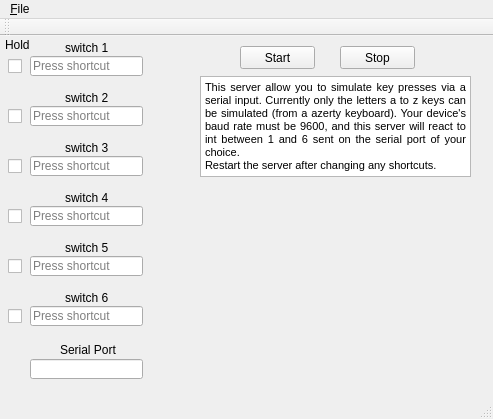
<?xml version="1.0" encoding="UTF-8"?>
<ui version="4.0">
 <class>MainWindow</class>
 <widget class="QMainWindow" name="MainWindow">
  <property name="geometry">
   <rect>
    <x>0</x>
    <y>0</y>
    <width>493</width>
    <height>419</height>
   </rect>
  </property>
  <property name="windowTitle">
   <string>Serial Keyboard Server</string>
  </property>
  <widget class="QWidget" name="centralWidget">
   <widget class="QKeySequenceEdit" name="ShortCut1">
    <property name="geometry">
     <rect>
      <x>30</x>
      <y>20</y>
      <width>113</width>
      <height>20</height>
     </rect>
    </property>
    <property name="keySequence">
     <string/>
    </property>
   </widget>
   <widget class="QPushButton" name="ServerStartButton">
    <property name="geometry">
     <rect>
      <x>240</x>
      <y>10</y>
      <width>75</width>
      <height>23</height>
     </rect>
    </property>
    <property name="text">
     <string>Start</string>
    </property>
   </widget>
   <widget class="QPushButton" name="StopServerButton">
    <property name="geometry">
     <rect>
      <x>340</x>
      <y>10</y>
      <width>75</width>
      <height>23</height>
     </rect>
    </property>
    <property name="text">
     <string>Stop</string>
    </property>
   </widget>
   <widget class="QKeySequenceEdit" name="ShortCut2">
    <property name="geometry">
     <rect>
      <x>30</x>
      <y>70</y>
      <width>113</width>
      <height>20</height>
     </rect>
    </property>
    <property name="keySequence">
     <string/>
    </property>
   </widget>
   <widget class="QKeySequenceEdit" name="ShortCut3">
    <property name="geometry">
     <rect>
      <x>30</x>
      <y>120</y>
      <width>113</width>
      <height>20</height>
     </rect>
    </property>
   </widget>
   <widget class="QKeySequenceEdit" name="ShortCut4">
    <property name="geometry">
     <rect>
      <x>30</x>
      <y>170</y>
      <width>113</width>
      <height>20</height>
     </rect>
    </property>
   </widget>
   <widget class="QKeySequenceEdit" name="ShortCut5">
    <property name="geometry">
     <rect>
      <x>30</x>
      <y>220</y>
      <width>113</width>
      <height>20</height>
     </rect>
    </property>
   </widget>
   <widget class="QKeySequenceEdit" name="ShortCut6">
    <property name="geometry">
     <rect>
      <x>30</x>
      <y>270</y>
      <width>113</width>
      <height>20</height>
     </rect>
    </property>
   </widget>
   <widget class="QLabel" name="labelSW1">
    <property name="geometry">
     <rect>
      <x>65</x>
      <y>5</y>
      <width>47</width>
      <height>13</height>
     </rect>
    </property>
    <property name="text">
     <string>switch 1</string>
    </property>
   </widget>
   <widget class="QLabel" name="labelSW2">
    <property name="geometry">
     <rect>
      <x>65</x>
      <y>55</y>
      <width>47</width>
      <height>13</height>
     </rect>
    </property>
    <property name="text">
     <string>switch 2 </string>
    </property>
   </widget>
   <widget class="QLabel" name="labelSW3">
    <property name="geometry">
     <rect>
      <x>65</x>
      <y>105</y>
      <width>47</width>
      <height>13</height>
     </rect>
    </property>
    <property name="text">
     <string>switch 3</string>
    </property>
   </widget>
   <widget class="QLabel" name="labelSW4">
    <property name="geometry">
     <rect>
      <x>65</x>
      <y>155</y>
      <width>47</width>
      <height>13</height>
     </rect>
    </property>
    <property name="text">
     <string>switch 4</string>
    </property>
   </widget>
   <widget class="QLabel" name="labelSW5">
    <property name="geometry">
     <rect>
      <x>65</x>
      <y>205</y>
      <width>47</width>
      <height>13</height>
     </rect>
    </property>
    <property name="text">
     <string>switch 5</string>
    </property>
   </widget>
   <widget class="QLabel" name="labelSW6">
    <property name="geometry">
     <rect>
      <x>65</x>
      <y>255</y>
      <width>47</width>
      <height>13</height>
     </rect>
    </property>
    <property name="text">
     <string>switch 6</string>
    </property>
   </widget>
   <widget class="QLineEdit" name="PortInput">
    <property name="geometry">
     <rect>
      <x>30</x>
      <y>323</y>
      <width>113</width>
      <height>20</height>
     </rect>
    </property>
   </widget>
   <widget class="QLabel" name="PortInputLbl">
    <property name="geometry">
     <rect>
      <x>60</x>
      <y>304</y>
      <width>91</width>
      <height>20</height>
     </rect>
    </property>
    <property name="text">
     <string>Serial Port</string>
    </property>
   </widget>
   <widget class="QTextBrowser" name="textBrowser">
    <property name="geometry">
     <rect>
      <x>200</x>
      <y>40</y>
      <width>271</width>
      <height>101</height>
     </rect>
    </property>
    <property name="html">
     <string>&lt;!DOCTYPE HTML PUBLIC &quot;-//W3C//DTD HTML 4.0//EN&quot; &quot;http://www.w3.org/TR/REC-html40/strict.dtd&quot;&gt;
&lt;html&gt;&lt;head&gt;&lt;meta name=&quot;qrichtext&quot; content=&quot;1&quot; /&gt;&lt;style type=&quot;text/css&quot;&gt;
p, li { white-space: pre-wrap; }
&lt;/style&gt;&lt;/head&gt;&lt;body style=&quot; font-family:'MS Shell Dlg 2'; font-size:8.25pt; font-weight:400; font-style:normal;&quot;&gt;
&lt;p align=&quot;justify&quot; style=&quot; margin-top:0px; margin-bottom:0px; margin-left:0px; margin-right:0px; -qt-block-indent:0; text-indent:0px;&quot;&gt;This server allow you to simulate key presses via a serial input. Currently only the letters a to z keys can be simulated (from a azerty keyboard). Your device's baud rate must be 9600, and this server will react to int between 1 and 6 sent on the serial port of your choice.&lt;/p&gt;
&lt;p align=&quot;justify&quot; style=&quot; margin-top:0px; margin-bottom:0px; margin-left:0px; margin-right:0px; -qt-block-indent:0; text-indent:0px;&quot;&gt;Restart the server after changing any shortcuts.&lt;/p&gt;&lt;/body&gt;&lt;/html&gt;</string>
    </property>
   </widget>
   <widget class="QWidget" name="verticalLayoutWidget">
    <property name="geometry">
     <rect>
      <x>200</x>
      <y>150</y>
      <width>271</width>
      <height>211</height>
     </rect>
    </property>
    <layout class="QVBoxLayout" name="LayoutTerm"/>
   </widget>
   <widget class="QWidget" name="verticalLayoutWidget_2">
    <property name="geometry">
     <rect>
      <x>150</x>
      <y>20</y>
      <width>21</width>
      <height>21</height>
     </rect>
    </property>
    <layout class="QVBoxLayout" name="LayoutLed1"/>
   </widget>
   <widget class="QWidget" name="verticalLayoutWidget_3">
    <property name="geometry">
     <rect>
      <x>150</x>
      <y>70</y>
      <width>21</width>
      <height>21</height>
     </rect>
    </property>
    <layout class="QVBoxLayout" name="LayoutLed2"/>
   </widget>
   <widget class="QWidget" name="verticalLayoutWidget_4">
    <property name="geometry">
     <rect>
      <x>150</x>
      <y>120</y>
      <width>21</width>
      <height>21</height>
     </rect>
    </property>
    <layout class="QVBoxLayout" name="LayoutLed3"/>
   </widget>
   <widget class="QWidget" name="verticalLayoutWidget_5">
    <property name="geometry">
     <rect>
      <x>150</x>
      <y>170</y>
      <width>21</width>
      <height>21</height>
     </rect>
    </property>
    <layout class="QVBoxLayout" name="LayoutLed4"/>
   </widget>
   <widget class="QWidget" name="verticalLayoutWidget_6">
    <property name="geometry">
     <rect>
      <x>150</x>
      <y>220</y>
      <width>21</width>
      <height>21</height>
     </rect>
    </property>
    <layout class="QVBoxLayout" name="LayoutLed5"/>
   </widget>
   <widget class="QWidget" name="verticalLayoutWidget_7">
    <property name="geometry">
     <rect>
      <x>150</x>
      <y>270</y>
      <width>21</width>
      <height>21</height>
     </rect>
    </property>
    <layout class="QVBoxLayout" name="LayoutLed6"/>
   </widget>
   <widget class="QLabel" name="labelServerStatus">
    <property name="geometry">
     <rect>
      <x>30</x>
      <y>350</y>
      <width>121</width>
      <height>21</height>
     </rect>
    </property>
    <property name="text">
     <string/>
    </property>
   </widget>
   <widget class="QLabel" name="labelHold">
    <property name="geometry">
     <rect>
      <x>5</x>
      <y>2</y>
      <width>47</width>
      <height>13</height>
     </rect>
    </property>
    <property name="text">
     <string>Hold</string>
    </property>
   </widget>
   <widget class="QCheckBox" name="checkBoxSw1">
    <property name="enabled">
     <bool>true</bool>
    </property>
    <property name="geometry">
     <rect>
      <x>8</x>
      <y>22</y>
      <width>70</width>
      <height>17</height>
     </rect>
    </property>
    <property name="text">
     <string/>
    </property>
   </widget>
   <widget class="QCheckBox" name="checkBoxSw2">
    <property name="enabled">
     <bool>true</bool>
    </property>
    <property name="geometry">
     <rect>
      <x>8</x>
      <y>72</y>
      <width>70</width>
      <height>17</height>
     </rect>
    </property>
    <property name="text">
     <string/>
    </property>
   </widget>
   <widget class="QCheckBox" name="checkBoxSw3">
    <property name="enabled">
     <bool>true</bool>
    </property>
    <property name="geometry">
     <rect>
      <x>8</x>
      <y>122</y>
      <width>70</width>
      <height>17</height>
     </rect>
    </property>
    <property name="text">
     <string/>
    </property>
   </widget>
   <widget class="QCheckBox" name="checkBoxSw4">
    <property name="enabled">
     <bool>true</bool>
    </property>
    <property name="geometry">
     <rect>
      <x>8</x>
      <y>172</y>
      <width>70</width>
      <height>17</height>
     </rect>
    </property>
    <property name="text">
     <string/>
    </property>
   </widget>
   <widget class="QCheckBox" name="checkBoxSw5">
    <property name="enabled">
     <bool>true</bool>
    </property>
    <property name="geometry">
     <rect>
      <x>8</x>
      <y>222</y>
      <width>70</width>
      <height>17</height>
     </rect>
    </property>
    <property name="text">
     <string/>
    </property>
   </widget>
   <widget class="QCheckBox" name="checkBoxSw6">
    <property name="enabled">
     <bool>true</bool>
    </property>
    <property name="geometry">
     <rect>
      <x>8</x>
      <y>272</y>
      <width>70</width>
      <height>17</height>
     </rect>
    </property>
    <property name="text">
     <string/>
    </property>
   </widget>
  </widget>
  <widget class="QMenuBar" name="menuBar">
   <property name="geometry">
    <rect>
     <x>0</x>
     <y>0</y>
     <width>493</width>
     <height>21</height>
    </rect>
   </property>
   <widget class="QMenu" name="menu_Filz">
    <property name="title">
     <string>&amp;File</string>
    </property>
    <addaction name="action_Load"/>
    <addaction name="action_Save"/>
   </widget>
   <addaction name="menu_Filz"/>
  </widget>
  <widget class="QToolBar" name="mainToolBar">
   <attribute name="toolBarArea">
    <enum>TopToolBarArea</enum>
   </attribute>
   <attribute name="toolBarBreak">
    <bool>false</bool>
   </attribute>
  </widget>
  <widget class="QStatusBar" name="statusBar"/>
  <action name="action_Load">
   <property name="text">
    <string>&amp;Load</string>
   </property>
  </action>
  <action name="action_Save">
   <property name="text">
    <string>&amp;Save</string>
   </property>
  </action>
 </widget>
 <layoutdefault spacing="6" margin="11"/>
 <resources/>
 <connections/>
</ui>
